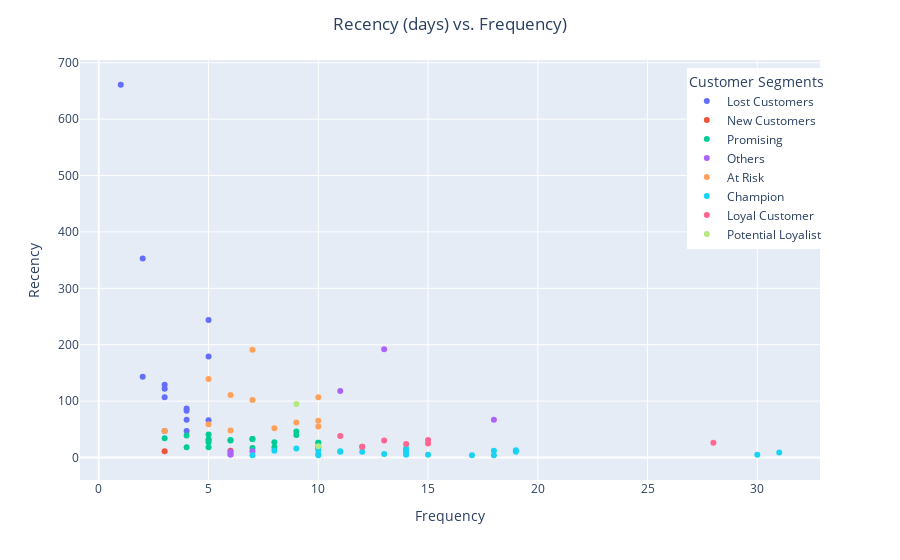

The cell this chart's notebook holds for it:
### Code cell
#Recency vs. Frequency
fig = px.scatter(df_customer, 
                 x='frequency', 
                 y='recency',
                 hover_data=['custid','frequency','recency','segment'],
                 color='segment',
                 labels={'recency':'Recency','frequency':'Frequency','segment':'Customer Segments'})
fig.update_layout(title_text='Recency (days) vs. Frequency)',title_x=0.5,
                  legend=dict(yanchor="top",y=0.98,xanchor="left",x=0.82))
fig.show()

### Figure 1 — Plotly figure (JSON) as saved in the notebook; plotly's stock layout.template omitted (floating-point values rounded to 4 significant figures)
{"data": [{"customdata": [["CENTC", "Lost Customers"], ["LAZYK", "Lost Customers"], ["LAUGB", "Lost Customers"], ["GALED", "Lost Customers"], ["ANATR", "Lost Customers"], ["VINET", "Lost Customers"], ["GROSR", "Lost Customers"], ["TRAIH", "Lost Customers"], ["DUMON", "Lost Customers"], ["CONSH", "Lost Customers"], ["LACOR", "Lost Customers"], ["HUNGC", "Lost Customers"], ["FRANR", "Lost Customers"], ["LETSS", "Lost Customers"]], "hovertemplate": "Customer Segments=%{customdata[1]}<br>Frequency=%{x}<br>Recency=%{y}<br>custid=%{customdata[0]}<extra></extra>", "legendgroup": "Lost Customers", "marker": {"color": "#636efa", "symbol": "circle"}, "mode": "markers", "name": "Lost Customers", "orientation": "v", "showlegend": true, "type": "scatter", "x": [1, 2, 3, 5, 4, 5, 2, 3, 4, 3, 4, 5, 3, 4], "xaxis": "x", "y": [661, 353, 129, 66, 67, 179, 143, 122, 83, 107, 47, 244, 47, 87], "yaxis": "y"}, {"customdata": [["NORTS", "New Customers"], ["CACTU", "New Customers"]], "hovertemplate": "Customer Segments=%{customdata[1]}<br>Frequency=%{x}<br>Recency=%{y}<br>custid=%{customdata[0]}<extra></extra>", "legendgroup": "New Customers", "marker": {"color": "#EF553B", "symbol": "circle"}, "mode": "markers", "name": "New Customers", "orientation": "v", "showlegend": true, "type": "scatter", "x": [3, 6], "xaxis": "x", "y": [11, 12], "yaxis": "y"}, {"customdata": [["ROMEY", "Promising"], ["THECR", "Promising"], ["SPECD", "Promising"], ["RANCH", "Promising"], ["WILMK", "Promising"], ["THEBI", "Promising"], ["OCEAN", "Promising"], ["WOLZA", "Promising"], ["COMMI", "Promising"], ["LONEP", "Promising"], ["ALFKI", "Promising"], ["PRINI", "Promising"], ["SANTG", "Promising"], ["BSBEV", "Promising"], ["QUEDE", "Promising"], ["MAISD", "Promising"], ["WANDK", "Promising"], ["GODOS", "Promising"], ["SPLIR", "Promising"], ["CHOPS", "Promising"], ["OTTIK", "Promising"]], "hovertemplate": "Customer Segments=%{customdata[1]}<br>Frequency=%{x}<br>Recency=%{y}<br>custid=%{customdata[0]}<extra></extra>", "legendgroup": "Promising", "marker": {"color": "#00cc96", "symbol": "circle"}, "mode": "markers", "name": "Promising", "orientation": "v", "showlegend": true, "type": "scatter", "x": [5, 3, 4, 5, 7, 4, 5, 7, 5, 8, 6, 5, 6, 10, 9, 7, 10, 10, 9, 8, 10], "xaxis": "x", "y": [31, 34, 18, 27, 33, 39, 41, 17, 18, 27, 31, 32, 30, 26, 40, 33, 17, 19, 46, 18, 26], "yaxis": "y"}, {"customdata": [["FRANS", "Others"], ["BLAUS", "Others"], ["DRACD", "Others"], ["PERIC", "Others"], ["BLONP", "Others"], ["BERGS", "Others"], ["MEREP", "Others"]], "hovertemplate": "Customer Segments=%{customdata[1]}<br>Frequency=%{x}<br>Recency=%{y}<br>custid=%{customdata[0]}<extra></extra>", "legendgroup": "Others", "marker": {"color": "#ab63fa", "symbol": "circle"}, "mode": "markers", "name": "Others", "orientation": "v", "showlegend": true, "type": "scatter", "x": [6, 7, 6, 6, 11, 18, 13], "xaxis": "x", "y": [10, 11, 6, 5, 118, 67, 192], "yaxis": "y"}, {"customdata": [["FAMIA", "At Risk"], ["TOMSP", "At Risk"], ["MORGK", "At Risk"], ["BOLID", "At Risk"], ["ISLAT", "At Risk"], ["WELLI", "At Risk"], ["FURIB", "At Risk"], ["TRADH", "At Risk"], ["ANTON", "At Risk"], ["MAGAA", "At Risk"], ["VICTE", "At Risk"], ["FOLIG", "At Risk"]], "hovertemplate": "Customer Segments=%{customdata[1]}<br>Frequency=%{x}<br>Recency=%{y}<br>custid=%{customdata[0]}<extra></extra>", "legendgroup": "At Risk", "marker": {"color": "#FFA15A", "symbol": "circle"}, "mode": "markers", "name": "At Risk", "orientation": "v", "showlegend": true, "type": "scatter", "x": [7, 6, 5, 3, 10, 9, 8, 6, 7, 10, 10, 5], "xaxis": "x", "y": [191, 48, 59, 47, 65, 62, 52, 111, 102, 55, 107, 139], "yaxis": "y"}, {"customdata": [["REGGC", "Champion"], ["GOURL", "Champion"], ["LAMAI", "Champion"], ["TORTU", "Champion"], ["RICAR", "Champion"], ["EASTC", "Champion"], ["LILAS", "Champion"], ["SIMOB", "Champion"], ["GREAL", "Champion"], ["RICSU", "Champion"], ["LEHMS", "Champion"], ["BOTTM", "Champion"], ["HILAA", "Champion"], ["BONAP", "Champion"], ["PICCO", "Champion"], ["WHITC", "Champion"], ["QUEEN", "Champion"], ["FOLKO", "Champion"], ["HANAR", "Champion"], ["RATTC", "Champion"], ["HUNGO", "Champion"], ["ERNSH", "Champion"], ["SAVEA", "Champion"]], "hovertemplate": "Customer Segments=%{customdata[1]}<br>Frequency=%{x}<br>Recency=%{y}<br>custid=%{customdata[0]}<extra></extra>", "legendgroup": "Champion", "marker": {"color": "#19d3f3", "symbol": "circle"}, "mode": "markers", "name": "Champion", "orientation": "v", "showlegend": true, "type": "scatter", "x": [12, 9, 14, 10, 11, 8, 14, 7, 11, 10, 15, 14, 18, 17, 10, 14, 13, 19, 14, 18, 19, 30, 31], "xaxis": "x", "y": [10, 16, 13, 6, 11, 12, 5, 4, 10, 4, 5, 16, 12, 4, 13, 9, 6, 13, 13, 4, 10, 5, 9], "yaxis": "y"}, {"customdata": [["AROUT", "Loyal Customer"], ["WARTH", "Loyal Customer"], ["VAFFE", "Loyal Customer"], ["LINOD", "Loyal Customer"], ["SUPRD", "Loyal Customer"], ["FRANK", "Loyal Customer"], ["KOENE", "Loyal Customer"], ["QUICK", "Loyal Customer"]], "hovertemplate": "Customer Segments=%{customdata[1]}<br>Frequency=%{x}<br>Recency=%{y}<br>custid=%{customdata[0]}<extra></extra>", "legendgroup": "Loyal Customer", "marker": {"color": "#FF6692", "symbol": "circle"}, "mode": "markers", "name": "Loyal Customer", "orientation": "v", "showlegend": true, "type": "scatter", "x": [13, 15, 11, 12, 12, 15, 14, 28], "xaxis": "x", "y": [30, 25, 38, 19, 19, 31, 24, 26], "yaxis": "y"}, {"customdata": [["OLDWO", "Potential Loyalist"], ["SEVES", "Potential Loyalist"]], "hovertemplate": "Customer Segments=%{customdata[1]}<br>Frequency=%{x}<br>Recency=%{y}<br>custid=%{customdata[0]}<extra></extra>", "legendgroup": "Potential Loyalist", "marker": {"color": "#B6E880", "symbol": "circle"}, "mode": "markers", "name": "Potential Loyalist", "orientation": "v", "showlegend": true, "type": "scatter", "x": [10, 9], "xaxis": "x", "y": [20, 95], "yaxis": "y"}], "layout": {"legend": {"title": {"text": "Customer Segments"}, "tracegroupgap": 0, "x": 0.82, "xanchor": "left", "y": 0.98, "yanchor": "top"}, "margin": {"t": 60}, "title": {"text": "Recency (days) vs. Frequency)", "x": 0.5}, "xaxis": {"anchor": "y", "domain": [0, 1], "title": {"text": "Frequency"}}, "yaxis": {"anchor": "x", "domain": [0, 1], "title": {"text": "Recency"}}}}
